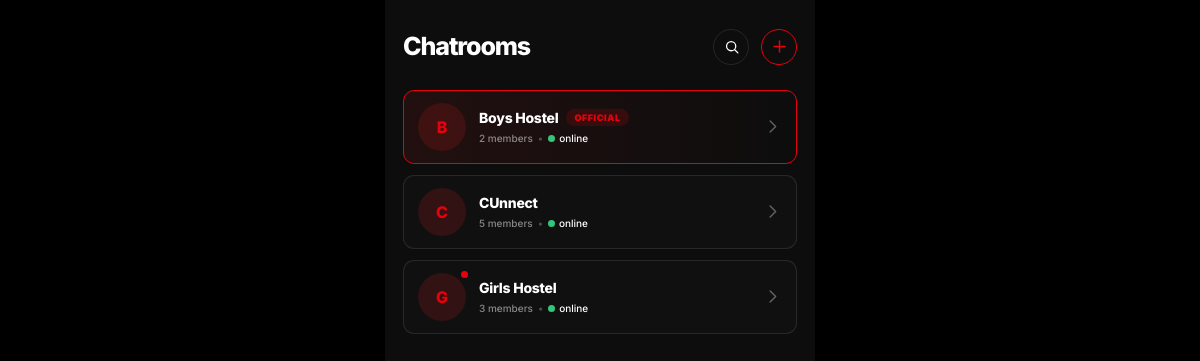
Page /chat/ (signed in) on the committed database.
### network/models.py (models this page shows, shortened)
class ChatRoom(models.Model):
    PRIVACY_CHOICES = [
        ("public", "Campus Public"),
        ("private", "Private - Approval Required"),
    ]
    DISAPPEARING_CHOICES = [
        (0, "Off"),
        (86400, "24 hours"),
        (604800, "7 days"),
        (7776000, "90 days"),
    ]
    name = models.CharField(max_length=100, unique=True)
    description = models.TextField(blank=True)
    created_by = models.ForeignKey(
        User,
        on_delete=models.CASCADE,
        related_name="created_rooms"
    )
    members = models.ManyToManyField(
        User,
        blank=True,
        related_name="chat_rooms"
    )
    admins = models.ManyToManyField(
        User,
        blank=True,
        related_name="admin_chat_rooms"
    )
    privacy = models.CharField(
        max_length=10,
        choices=PRIVACY_CHOICES,
        default="public"
    )
    created_at = models.DateTimeField(auto_now_add=True)
    disappearing_after = models.PositiveIntegerField(
        choices=DISAPPEARING_CHOICES,
        default=0
    )
    class Meta:
        ordering = ["name"]
    def is_admin(self, user):
        return user.is_authenticated and (
            self.created_by_id == user.id
            or self.admins.filter(id=user.id).exists()
        )

### network/views.py (the view, shortened to what this page needs)
# urls.py: 2. Add a URL to urlpatterns:  path('', views.home, name='home')
@login_required(login_url="login_step1")
def home(request):
    approved_requests = RoomJoinRequest.objects.filter(
        user=request.user,
        status="approved",
        notified=False
    ).select_related("room")
    rooms = ChatRoom.objects.all().prefetch_related(
        "members",
        "admins"
    ).order_by("name")
    room_cards = [serialize_room(room, request.user) for room in rooms]
    return render(request, "network/chat_home.html", {
        "rooms": rooms,
        "room_cards": room_cards,
    })

### network/views.py (called while the page is built)
def serialize_room(room, user):
    is_member = room.members.filter(id=user.id).exists()
    is_admin = room.is_admin(user)
    pending = RoomJoinRequest.objects.filter(
        room=room,
        user=user,
        status="pending"
    ).exists()
    return {
        "name": room.name,
        "privacy": room.privacy,
        "description": room.description,
        "members_count": room.members.count(),
        "is_member": is_member,
        "is_admin": is_admin,
        "pending": pending,
        "room_url": reverse("chat_room", kwargs={"room_name": room.name}),
        "request_url": reverse("request_join_room", kwargs={"room_name": room.name}),
    }

### network/templates/network/chat_home.html (shortened to what this page needs)
{% load static %}
<!doctype html>
<html lang="en">
<head>
  <script src="https://cdn.tailwindcss.com"></script>
</head>
<body class="min-h-screen bg-black text-white antialiased">
  <main class="mx-auto min-h-screen w-full max-w-[430px] bg-[#0d0d0d] px-[18px] pb-12 pt-7">
    <header class="mb-6 flex items-center justify-between">
      <h1 class="text-[25px] font-extrabold tracking-[-1.1px] text-white">
        Chatrooms
      </h1>
      <div class="flex items-center gap-3">
        <button
          id="search-toggle"
          class="grid h-9 w-9 place-items-center rounded-full border border-white/10 text-white transition hover:border-white/30"
          type="button"
          aria-label="Search chatrooms"
        >
          <svg class="h-[17px] w-[17px]" fill="none" stroke="currentColor" stroke-width="1.8" viewBox="0 0 24 24">
            <path stroke-linecap="round" stroke-linejoin="round" d="m21 21-4.4-4.4m1.4-5.1a6.5 6.5 0 1 1-13 0 6.5 6.5 0 0 1 13 0Z" />
          </svg>
        </button>
        <button
          id="create-open"
          class="grid h-9 w-9 place-items-center rounded-full border border-accent text-accent transition hover:bg-accent/10 active:scale-95"
          type="button"
          aria-label="Create chatroom"
        >
          <svg class="h-[19px] w-[19px]" fill="none" stroke="currentColor" stroke-width="1.8" viewBox="0 0 24 24">
            <path stroke-linecap="round" d="M12 5v14M5 12h14" />
          </svg>
        </button>
      </div>
    </header>
    <section id="room-list" class="no-scrollbar space-y-[11px] overflow-y-auto pb-20">
      {% for card in room_cards %}
        <a
          class="room-card group flex min-h-[74px] items-center justify-between rounded-[11px] border px-[14px] py-3 transition active:scale-[0.985] {% if forloop.first %}border-[1.5px] border-accent bg-gradient-to-r from-red-600/10 to-transparent{% else %}border-white/10 bg-[#101010] hover:border-white/20{% endif %}"
          href="{{ card.room_url }}"
          data-room-id="{{ card.id }}"
          data-room-name="{{ card.name|lower }}"
        >
          <div class="flex min-w-0 items-center gap-[13px]">
            <div class="relative shrink-0">
              <div class="grid h-[48px] w-[48px] place-items-center rounded-full bg-red-700/20 text-[16px] font-extrabold text-accent">
                {{ card.name|first|upper }}
              </div>
              {% if forloop.counter|divisibleby:"3" %}
                <span class="absolute -right-0.5 -top-0.5 h-[7px] w-[7px] rounded-full bg-accent"></span>
              {% endif %}
            </div>
            <div class="min-w-0">
              <div class="flex items-center gap-2">
                <h2 class="truncate text-[14px] font-extrabold tracking-[-.25px] text-white">
                  {{ card.name }}
                </h2>
                {% if forloop.first %}
                  <span class="rounded-full bg-accent/15 px-2 py-[2px] text-[9px] font-black tracking-[.55px] text-accent">
                    OFFICIAL
                  </span>
                {% endif %}
              </div>
              <div class="mt-[3px] flex items-center gap-[5px] text-[10px] font-medium text-white/50">
                <span data-role="members">{{ card.members_count }} members</span>
                <span class="text-white/25">•</span>
                <span class="flex items-center gap-1 text-white">
                  <span class="online-dot h-[7px] w-[7px] rounded-full bg-online"></span>
                  <span data-role="online">{{ card.online_count }} online</span>
                </span>
              </div>
            </div>
          </div>
          <svg class="h-[19px] w-[19px] shrink-0 text-white/35 transition group-hover:text-accent" fill="none" stroke="currentColor" stroke-width="1.8" viewBox="0 0 24 24">
            <path stroke-linecap="round" stroke-linejoin="round" d="m9 5 7 7-7 7" />
          </svg>
        </a>
      {% empty %}
        <div id="empty-state" class="py-24 text-center">
          <div class="mx-auto mb-4 grid h-14 w-14 place-items-center rounded-full bg-accent/10 text-2xl text-accent">#</div>
          <h2 class="font-bold text-white">No chatrooms yet</h2>
          <p class="mt-1 text-sm text-white/45">Create the first public chatroom.</p>
        </div>
      {% endfor %}
    </section>
  </main>
</body>
</html>

### network/templates/network/chat_home.html (style rules this page uses)
body { margin: 0; background: #000; font-family: Inter, system-ui, -apple-system, sans-serif; }
.no-scrollbar { scrollbar-width: none; -ms-overflow-style: none; }
.online-dot { animation: online-pulse 1.9s infinite ease-in-out; }

### rows in the picture
ChatRoom: name|first "B", name "Boys Hostel"
ChatRoom: name|first "C", name "CUnnect"
ChatRoom: name|first "G", name "Girls Hostel"

### other values in the picture
{{ card.members_count }} "2" "5" "3"
